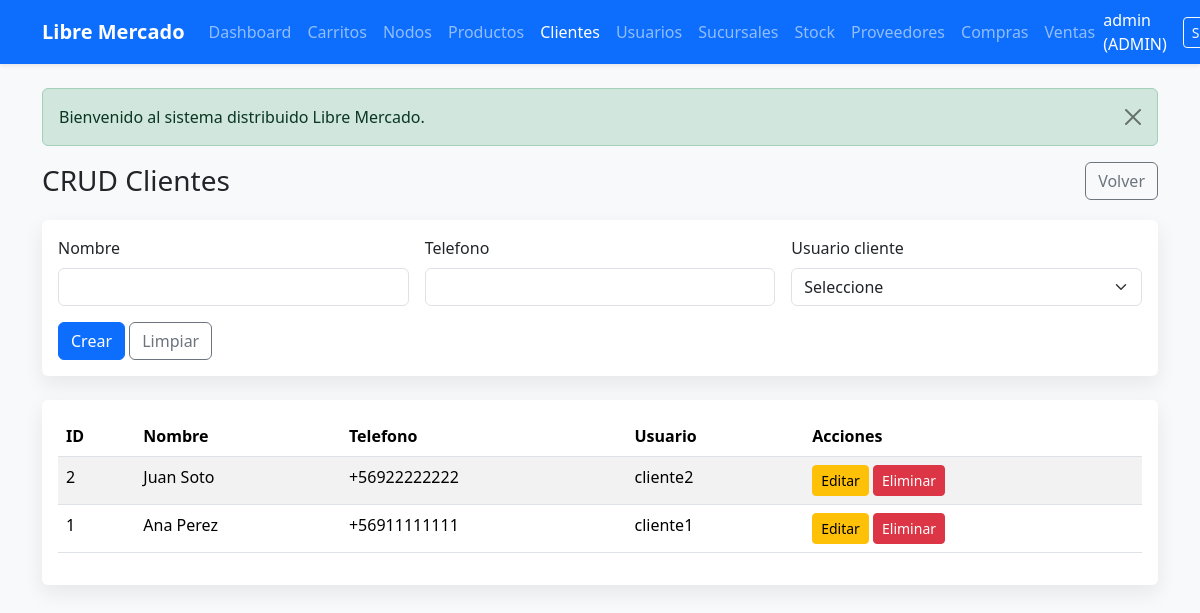
/clientes.php (signed in), run on the app's committed database.
### tables this page shows
CREATE TABLE IF NOT EXISTS clientes (
    id_cliente INT AUTO_INCREMENT PRIMARY KEY,
    nombre VARCHAR(120) NOT NULL,
    telefono VARCHAR(30) NOT NULL,
    id_usuario INT NOT NULL,
    CONSTRAINT fk_cliente_usuario FOREIGN KEY (id_usuario) REFERENCES usuarios(id_usuario),
    CONSTRAINT uq_cliente_usuario UNIQUE (id_usuario),
    INDEX idx_cliente_nombre (nombre)
);

CREATE TABLE IF NOT EXISTS usuarios (
    id_usuario INT AUTO_INCREMENT PRIMARY KEY,
    username VARCHAR(80) NOT NULL UNIQUE,
    password VARCHAR(255) NOT NULL,
    rol ENUM('ADMIN', 'CLIENTE') NOT NULL DEFAULT 'CLIENTE',
    activo TINYINT(1) NOT NULL DEFAULT 1,
    created_at TIMESTAMP DEFAULT CURRENT_TIMESTAMP,
    updated_at TIMESTAMP DEFAULT CURRENT_TIMESTAMP ON UPDATE CURRENT_TIMESTAMP,
    INDEX idx_usuario_activo (activo, username)
);

### includes/helpers.php (called while the page is built, shortened)
<?php
function old(string $key, mixed $default = ''): mixed
{
    return $_POST[$key] ?? $default;
}
function e(mixed $value): string
{
    return htmlspecialchars((string) $value, ENT_QUOTES, 'UTF-8');
}

### config/db_central.php (called while the page is built, shortened)
<?php
function dbCentral(): PDO
{
    static $pdo = null;
    if ($pdo instanceof PDO) {
        return $pdo;
    }
    $host = envValue('DB_CENTRAL_HOST', envValue('DB_HOST', '127.0.0.1'));
    $port = envValue('DB_CENTRAL_PORT', envValue('DB_PORT', '3306'));
    $db = envValue('DB_CENTRAL_NAME', 'libre_mercado_central');
    $user = envValue('DB_CENTRAL_USER', envValue('DB_USER', 'root'));
    $pass = envValue('DB_CENTRAL_PASS', envValue('DB_PASS', ''));
    $pdo = createPdoWithRetry(
        "mysql:host={$host};port={$port};dbname={$db};charset=utf8mb4",
        $user,
        $pass,
        [
            PDO::ATTR_ERRMODE => PDO::ERRMODE_EXCEPTION,
            PDO::ATTR_DEFAULT_FETCH_MODE => PDO::FETCH_ASSOC,
            PDO::ATTR_EMULATE_PREPARES => false,
        ],
        10,
        1500
    );
    return $pdo;
}

### config/db_clientes.php (called while the page is built, shortened)
<?php
require_once __DIR__ . '/db_central.php';
function dbClientes(): PDO
{
    return dbCentral();
}

### models/Cliente.php (called while the page is built, shortened)
<?php
require_once __DIR__ . '/../config/db_clientes.php';
class Cliente
{
    private PDO $db;
    public function __construct()
    {
        $this->db = dbClientes();
    }
    public function all(): array
    {
        $sql = 'SELECT c.*, u.username, u.rol
                FROM clientes c
                INNER JOIN usuarios u ON u.id_usuario = c.id_usuario
                ORDER BY c.id_cliente DESC';
        return $this->db->query($sql)->fetchAll();
    }
}

### clientes.php (the view, shortened to what this page needs)
<?php
require_once __DIR__ . '/models/Cliente.php';
$model = new Cliente();
$editId = isset($_GET['edit']) ? (int) $_GET['edit'] : null;
$editing = $editId ? $model->find($editId) : null;
require __DIR__ . '/includes/header.php';
?>
<?php require __DIR__ . '/includes/flash.php'; ?>
<div class="page-title">
    <h1 class="h3 mb-0">CRUD Clientes</h1>
    <a href="dashboard.php" class="btn btn-outline-secondary">Volver</a>
</div>
<div class="card card-shadow border-0 mb-4">
    <div class="card-body">
        <form method="post" action="<?= $editing ? 'clientes.php?edit=' . (int) $editing['id_cliente'] : 'clientes.php' ?>" class="row g-3">
            <div class="col-md-4">
                <label class="form-label">Nombre</label>
                <input type="text" name="nombre" class="form-control" value="<?= e((string) old('nombre', $editing['nombre'] ?? '')) ?>">
            </div>
            <div class="col-md-4">
                <label class="form-label">Telefono</label>
                <input type="text" name="telefono" class="form-control" value="<?= e((string) old('telefono', $editing['telefono'] ?? '')) ?>">
            </div>
            <div class="col-md-4">
                <label class="form-label">Usuario cliente</label>
                <select name="id_usuario" class="form-select">
                    <option value="">Seleccione</option>
                </select>
            </div>
            <div class="col-12">
                <button class="btn btn-primary"><?= $editing ? 'Actualizar' : 'Crear' ?></button>
                <a href="clientes.php" class="btn btn-outline-secondary">Limpiar</a>
            </div>
        </form>
    </div>
</div>
<div class="card card-shadow border-0">
    <div class="card-body table-responsive">
        <table class="table table-striped">
            <thead>
                <tr>
                    <th>ID</th>
                    <th>Nombre</th>
                    <th>Telefono</th>
                    <th>Usuario</th>
                    <th>Acciones</th>
                </tr>
            </thead>
            <tbody>
            <?php foreach ($model->all() as $item): ?>
                <tr>
                    <td><?= e((string) $item['id_cliente']) ?></td>
                    <td><?= e($item['nombre']) ?></td>
                    <td><?= e($item['telefono']) ?></td>
                    <td><?= e($item['username']) ?></td>
                    <td>
                        <a href="clientes.php?edit=<?= $item['id_cliente'] ?>" class="btn btn-sm btn-warning">Editar</a>
                        <a href="clientes.php?delete=<?= $item['id_cliente'] ?>" class="btn btn-sm btn-danger" onclick="return confirm('Eliminar cliente?')">Eliminar</a>
                    </td>
                </tr>
            <?php endforeach; ?>
            </tbody>
        </table>
    </div>
</div>
<?php require __DIR__ . '/includes/footer.php'; ?>

### assets/css/styles.css (style rules this page uses)
body { min-height: 100vh; }
.card-shadow { box-shadow: 0 0.5rem 1.25rem rgba(15, 23, 42, 0.08); }
.page-title { display: flex; justify-content: space-between; align-items: center; gap: 1rem; margin-bottom: 1.25rem; }
.table-responsive { border-radius: 0.75rem; }

### data on the page
clientes: id_cliente "2", nombre "Juan Soto", telefono "+56922222222", id_usuario.username "cliente2"
clientes: id_cliente "1", nombre "Ana Perez", telefono "+56911111111", id_usuario.username "cliente1"

### other printed values
$user['username'] "admin"
$user['rol'] "ADMIN"
$flash['message'] "Bienvenido al sistema distribuido Libre Mercado."
